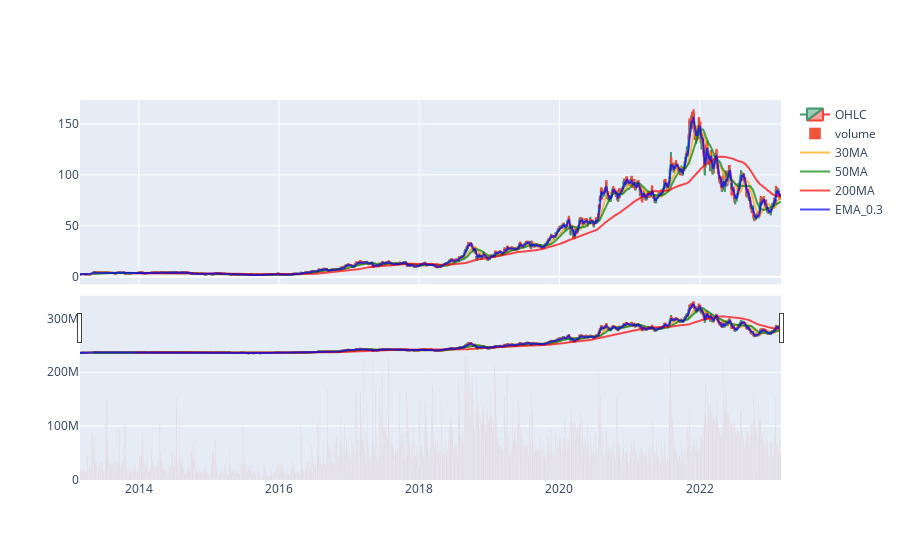

Notebook code for this chart:
### Code cell
import plotly.graph_objects as go
from plotly.subplots import make_subplots

# data = pd.read_csv("TSLA.csv", parse_dates=True)

# Create subplots and mention plot grid size
fig = make_subplots(rows=2, cols=1, shared_xaxes=True, 
               vertical_spacing=0.03, row_width=[1.7, 1.7])

# Plot OHLC on 1st row
fig.add_trace(go.Candlestick(x=data.index, open=data["Open"], high=data["High"],
                low=data["Low"], close=data["Close"], name="OHLC"), row=1, col=1)

# Plot volume on 2nd row
fig.add_trace(go.Bar(x=data.index, y=data['Volume'], name="volume"), row=2, col=1)

fig.add_trace(go.Scatter(x=data.index,
                y=data["30MA"],
                name="30MA",
                opacity=0.7,
                line=dict(color='orange', width=2),
                ))

fig.add_trace(go.Scatter(x=data.index,
                y=data["50MA"],
                name="50MA",
                opacity=0.7,
                line=dict(color='green', width=2),
                ))

fig.add_trace(go.Scatter(x=data.index,
                y=data["200MA"],
                name="200MA",
                opacity=0.7,
                line=dict(color='red', width=2),
                ))

fig.add_trace(go.Scatter(x=data.index,
                y=data["EMA_0.3"],
                name="EMA_0.3",
                opacity=0.7,
                line=dict(color='blue', width=2),
                ))

# Show OHLC's rangeslider plot 
fig.update(layout_xaxis_rangeslider_visible=True)
fig.show()

### Figure 1 — Plotly figure (JSON) as saved in the notebook; plotly's stock layout.template omitted (floating-point values rounded to 4 significant figures; data arrays with more than 128 entries replaced by an {"elided": "..."} marker saying what was removed)
{"data": [{"close": {"elided": "2517 float values"}, "high": {"elided": "2517 float values"}, "low": {"elided": "2517 float values"}, "name": "OHLC", "open": {"elided": "2517 float values"}, "type": "candlestick", "x": {"elided": "2517 str values"}, "xaxis": "x", "yaxis": "y"}, {"name": "volume", "type": "bar", "x": {"elided": "2517 str values"}, "xaxis": "x2", "y": {"elided": "2517 int values"}, "yaxis": "y2"}, {"line": {"color": "orange", "width": 2}, "name": "30MA", "opacity": 0.7, "type": "scatter", "x": {"elided": "2517 str values"}, "y": {"elided": "2517 float values"}}, {"line": {"color": "green", "width": 2}, "name": "50MA", "opacity": 0.7, "type": "scatter", "x": {"elided": "2517 str values"}, "y": {"elided": "2517 float values"}}, {"line": {"color": "red", "width": 2}, "name": "200MA", "opacity": 0.7, "type": "scatter", "x": {"elided": "2517 str values"}, "y": {"elided": "2517 float values"}}, {"line": {"color": "blue", "width": 2}, "name": "EMA_0.3", "opacity": 0.7, "type": "scatter", "x": {"elided": "2517 str values"}, "y": {"elided": "2517 float values"}}], "layout": {"xaxis": {"anchor": "y", "domain": [0, 1], "matches": "x2", "rangeslider": {"visible": true}, "showticklabels": false}, "xaxis2": {"anchor": "y2", "domain": [0, 1]}, "yaxis": {"anchor": "x", "domain": [0.515, 1]}, "yaxis2": {"anchor": "x2", "domain": [0, 0.485]}}}
